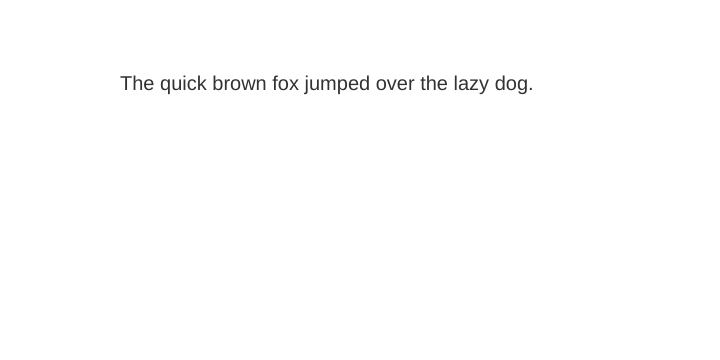
Frame 1 (no input)
Frame 60 (no input): identical to frame 1, image omitted
Frame 120 (the mouse pressed at the canvas centre since frame 60): identical to frame 1, image omitted

The p5.js sketch that drew this single still picture (run headless with seeded random() and noise() and a simulated clock; from frame 60 on, the mouse is pressed at the canvas centre):

// p5.js sketch
// ── sketch.js
var s = "";
var i = 0;


function setup() {
  createCanvas(720,360);
  
  fill(50);
  textSize(20);
  text("The quick brown fox jumped over the lazy dog.", 120, 90);

  
}

function draw() {
while (i < 10) {
    s = "<br>The number is" + i;
    i++;
  
}
}
